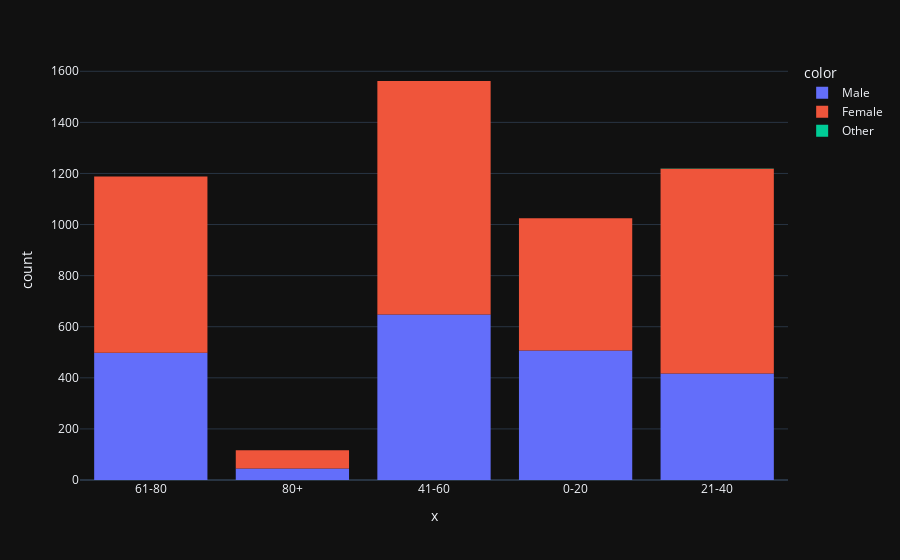

Notebook source saved alongside this figure:
### Code cell
df = px.data.tips()
fig = px.histogram(df, x=data['agerange'], color=data['gender'])
fig.show()

### Figure 1 — Plotly figure (JSON) as saved in the notebook; plotly's stock layout.template omitted (floating-point values rounded to 4 significant figures; data arrays with more than 128 entries replaced by an {"elided": "..."} marker saying what was removed)
{"data": [{"alignmentgroup": "True", "bingroup": "x", "hovertemplate": "color=Male<br>x=%{x}<br>count=%{y}<extra></extra>", "legendgroup": "Male", "marker": {"color": "#636efa", "pattern": {"shape": ""}}, "name": "Male", "offsetgroup": "Male", "orientation": "v", "showlegend": true, "x": {"elided": "2115 str values"}, "xaxis": "x", "yaxis": "y", "type": "histogram"}, {"alignmentgroup": "True", "bingroup": "x", "hovertemplate": "color=Female<br>x=%{x}<br>count=%{y}<extra></extra>", "legendgroup": "Female", "marker": {"color": "#EF553B", "pattern": {"shape": ""}}, "name": "Female", "offsetgroup": "Female", "orientation": "v", "showlegend": true, "x": {"elided": "2994 str values"}, "xaxis": "x", "yaxis": "y", "type": "histogram"}, {"alignmentgroup": "True", "bingroup": "x", "hovertemplate": "color=Other<br>x=%{x}<br>count=%{y}<extra></extra>", "legendgroup": "Other", "marker": {"color": "#00cc96", "pattern": {"shape": ""}}, "name": "Other", "offsetgroup": "Other", "orientation": "v", "showlegend": true, "x": ["21-40"], "xaxis": "x", "yaxis": "y", "type": "histogram"}], "layout": {"xaxis": {"anchor": "y", "domain": [0.0, 1.0], "title": {"text": "x"}}, "yaxis": {"anchor": "x", "domain": [0.0, 1.0], "title": {"text": "count"}}, "legend": {"title": {"text": "color"}, "tracegroupgap": 0}, "margin": {"t": 60}, "barmode": "relative"}}
